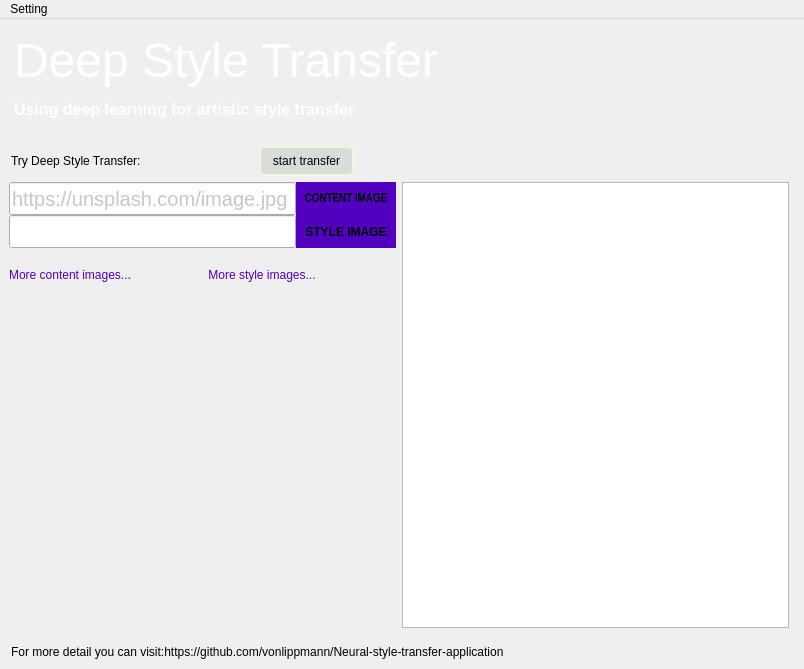
<?xml version="1.0" encoding="UTF-8"?>
<ui version="4.0">
 <class>MainWindow</class>
 <widget class="QMainWindow" name="MainWindow">
  <property name="enabled">
   <bool>true</bool>
  </property>
  <property name="geometry">
   <rect>
    <x>0</x>
    <y>0</y>
    <width>804</width>
    <height>669</height>
   </rect>
  </property>
  <property name="sizePolicy">
   <sizepolicy hsizetype="Maximum" vsizetype="Maximum">
    <horstretch>0</horstretch>
    <verstretch>0</verstretch>
   </sizepolicy>
  </property>
  <property name="windowTitle">
   <string>Deep Style Transfer</string>
  </property>
  <property name="autoFillBackground">
   <bool>false</bool>
  </property>
  <property name="styleSheet">
   <string notr="true"/>
  </property>
  <property name="inputMethodHints">
   <set>Qt::ImhNone</set>
  </property>
  <property name="dockNestingEnabled">
   <bool>false</bool>
  </property>
  <widget class="QWidget" name="centralwidget">
   <property name="autoFillBackground">
    <bool>false</bool>
   </property>
   <property name="styleSheet">
    <string notr="true">border-color: rgba(255, 255, 255, 0);</string>
   </property>
   <layout class="QHBoxLayout" name="horizontalLayout_3">
    <item>
     <layout class="QVBoxLayout" name="verticalLayout_4" stretch="0">
      <item>
       <layout class="QVBoxLayout" name="verticalLayout_3" stretch="4,1,16,0,0">
        <item>
         <widget class="QTextBrowser" name="textBrowser">
          <property name="sizePolicy">
           <sizepolicy hsizetype="Expanding" vsizetype="Fixed">
            <horstretch>0</horstretch>
            <verstretch>0</verstretch>
           </sizepolicy>
          </property>
          <property name="minimumSize">
           <size>
            <width>0</width>
            <height>90</height>
           </size>
          </property>
          <property name="maximumSize">
           <size>
            <width>16777215</width>
            <height>120</height>
           </size>
          </property>
          <property name="styleSheet">
           <string notr="true">background-color: rgba(255, 255, 255, 0);

border-image: url(:/backgroundpicture/background/1.jpg);</string>
          </property>
          <property name="verticalScrollBarPolicy">
           <enum>Qt::ScrollBarAlwaysOff</enum>
          </property>
          <property name="horizontalScrollBarPolicy">
           <enum>Qt::ScrollBarAlwaysOff</enum>
          </property>
          <property name="readOnly">
           <bool>true</bool>
          </property>
          <property name="html">
           <string>&lt;!DOCTYPE HTML PUBLIC &quot;-//W3C//DTD HTML 4.0//EN&quot; &quot;http://www.w3.org/TR/REC-html40/strict.dtd&quot;&gt;
&lt;html&gt;&lt;head&gt;&lt;meta name=&quot;qrichtext&quot; content=&quot;1&quot; /&gt;&lt;style type=&quot;text/css&quot;&gt;
p, li { white-space: pre-wrap; }
&lt;/style&gt;&lt;/head&gt;&lt;body style=&quot; font-family:'SimSun'; font-size:9pt; font-weight:400; font-style:normal;&quot;&gt;
&lt;p style=&quot; margin-top:12px; margin-bottom:12px; margin-left:0px; margin-right:0px; -qt-block-indent:0; text-indent:0px;&quot;&gt;&lt;span style=&quot; font-family:'Matura MT Script Capitals'; font-size:36pt; color:#ffffff;&quot;&gt;Deep Style Transfer&lt;/span&gt;&lt;/p&gt;
&lt;p style=&quot; margin-top:12px; margin-bottom:12px; margin-left:0px; margin-right:0px; -qt-block-indent:0; text-indent:0px;&quot;&gt;&lt;span style=&quot; font-family:'Arial Rounded MT Bold'; font-size:12pt; font-weight:600; color:#ffffff;&quot;&gt;Using deep learning for artistic style transfer&lt;/span&gt;&lt;/p&gt;&lt;/body&gt;&lt;/html&gt;</string>
          </property>
         </widget>
        </item>
        <item>
         <layout class="QHBoxLayout" name="horizontalLayout_5" stretch="0,0,0">
          <property name="spacing">
           <number>0</number>
          </property>
          <property name="sizeConstraint">
           <enum>QLayout::SetNoConstraint</enum>
          </property>
          <property name="topMargin">
           <number>0</number>
          </property>
          <property name="bottomMargin">
           <number>0</number>
          </property>
          <item>
           <widget class="QLineEdit" name="lineEdit_3">
            <property name="minimumSize">
             <size>
              <width>250</width>
              <height>0</height>
             </size>
            </property>
            <property name="styleSheet">
             <string notr="true">border-style: none;
background-color: rgba(255, 255, 255, 0);
color: rgb(0, 0, 0);
font: 14pt &quot;Arial Rounded MT Bold&quot;;</string>
            </property>
            <property name="text">
             <string>Try Deep Style Transfer:</string>
            </property>
            <property name="readOnly">
             <bool>true</bool>
            </property>
           </widget>
          </item>
          <item>
           <widget class="QPushButton" name="pushButton_3">
            <property name="minimumSize">
             <size>
              <width>95</width>
              <height>30</height>
             </size>
            </property>
            <property name="maximumSize">
             <size>
              <width>30</width>
              <height>30</height>
             </size>
            </property>
            <property name="cursor">
             <cursorShape>PointingHandCursor</cursorShape>
            </property>
            <property name="styleSheet">
             <string notr="true">QPushButton{border-style:outside;
border:2px solid;
border-radius:5px;
border-width:2px;
font:12px;
border-color:beige;
background-color: rgb(216, 221, 217);}
QPushButton:pressed {
    margin:2px;

}
</string>
            </property>
            <property name="text">
             <string>start transfer</string>
            </property>
           </widget>
          </item>
          <item>
           <spacer name="horizontalSpacer_3">
            <property name="orientation">
             <enum>Qt::Horizontal</enum>
            </property>
            <property name="sizeType">
             <enum>QSizePolicy::Preferred</enum>
            </property>
            <property name="sizeHint" stdset="0">
             <size>
              <width>540</width>
              <height>20</height>
             </size>
            </property>
           </spacer>
          </item>
         </layout>
        </item>
        <item>
         <layout class="QVBoxLayout" name="verticalLayout_2" stretch="2">
          <item>
           <layout class="QHBoxLayout" name="horizontalLayout_2" stretch="10,10,0">
            <item>
             <layout class="QVBoxLayout" name="verticalLayout" stretch="3,1,12">
              <property name="spacing">
               <number>0</number>
              </property>
              <item>
               <layout class="QGridLayout" name="gridLayout_3">
                <property name="spacing">
                 <number>0</number>
                </property>
                <item row="1" column="0">
                 <widget class="QLineEdit" name="lineEdit_2">
                  <property name="minimumSize">
                   <size>
                    <width>0</width>
                    <height>0</height>
                   </size>
                  </property>
                  <property name="maximumSize">
                   <size>
                    <width>16777215</width>
                    <height>60</height>
                   </size>
                  </property>
                  <property name="styleSheet">
                   <string notr="true">text-align: right;
color: rgb(144, 144, 144);
font-size:20px;</string>
                  </property>
                  <property name="text">
                   <string/>
                  </property>
                 </widget>
                </item>
                <item row="1" column="2">
                 <widget class="QPushButton" name="pushButton">
                  <property name="sizePolicy">
                   <sizepolicy hsizetype="Expanding" vsizetype="Expanding">
                    <horstretch>0</horstretch>
                    <verstretch>0</verstretch>
                   </sizepolicy>
                  </property>
                  <property name="minimumSize">
                   <size>
                    <width>0</width>
                    <height>0</height>
                   </size>
                  </property>
                  <property name="maximumSize">
                   <size>
                    <width>100</width>
                    <height>40</height>
                   </size>
                  </property>
                  <property name="sizeIncrement">
                   <size>
                    <width>1</width>
                    <height>1</height>
                   </size>
                  </property>
                  <property name="cursor">
                   <cursorShape>PointingHandCursor</cursorShape>
                  </property>
                  <property name="styleSheet">
                   <string notr="true">QPushButton{
background-color: rgb(80, 0, 190);
font: 75 9pt &quot;Arial Narrow&quot;;
font-weight:600;
color:&quot;white&quot;;
border:1px solid;
border-color:rgb(80,0,190);
}
QPushButton:hover{background-color:&quot;white&quot; ;color:&quot;black&quot;;border-color:rgb(80,0,190)}
</string>
                  </property>
                  <property name="text">
                   <string>STYLE IMAGE</string>
                  </property>
                 </widget>
                </item>
                <item row="2" column="0">
                 <spacer name="verticalSpacer">
                  <property name="orientation">
                   <enum>Qt::Vertical</enum>
                  </property>
                  <property name="sizeType">
                   <enum>QSizePolicy::Maximum</enum>
                  </property>
                  <property name="sizeHint" stdset="0">
                   <size>
                    <width>20</width>
                    <height>20</height>
                   </size>
                  </property>
                 </spacer>
                </item>
                <item row="0" column="0">
                 <widget class="QLineEdit" name="lineEdit">
                  <property name="minimumSize">
                   <size>
                    <width>0</width>
                    <height>0</height>
                   </size>
                  </property>
                  <property name="maximumSize">
                   <size>
                    <width>16777215</width>
                    <height>60</height>
                   </size>
                  </property>
                  <property name="styleSheet">
                   <string notr="true">text-align: right;
color: rgb(144, 144, 144);
font-size:20px;</string>
                  </property>
                  <property name="text">
                   <string/>
                  </property>
                  <property name="placeholderText">
                   <string>https://unsplash.com/image.jpg</string>
                  </property>
                 </widget>
                </item>
                <item row="0" column="1" colspan="2">
                 <widget class="QPushButton" name="pushButton_2">
                  <property name="sizePolicy">
                   <sizepolicy hsizetype="Expanding" vsizetype="Expanding">
                    <horstretch>0</horstretch>
                    <verstretch>0</verstretch>
                   </sizepolicy>
                  </property>
                  <property name="maximumSize">
                   <size>
                    <width>100</width>
                    <height>40</height>
                   </size>
                  </property>
                  <property name="sizeIncrement">
                   <size>
                    <width>1</width>
                    <height>1</height>
                   </size>
                  </property>
                  <property name="baseSize">
                   <size>
                    <width>0</width>
                    <height>0</height>
                   </size>
                  </property>
                  <property name="font">
                   <font>
                    <family>Arial Narrow</family>
                    <pointsize>9</pointsize>
                    <weight>75</weight>
                    <italic>false</italic>
                    <bold>true</bold>
                   </font>
                  </property>
                  <property name="cursor">
                   <cursorShape>PointingHandCursor</cursorShape>
                  </property>
                  <property name="mouseTracking">
                   <bool>true</bool>
                  </property>
                  <property name="styleSheet">
                   <string notr="true">QPushButton{
background-color: rgb(80, 0, 190);
font: 75 9pt &quot;Arial Narrow&quot;;
font-weight:600;
color:&quot;white&quot;;
border:1px solid;
border-color:rgb(80,0,190);
}
QPushButton:hover{background-color:&quot;white&quot; ;color:&quot;black&quot;;border-color:rgb(80,0,190)}</string>
                  </property>
                  <property name="text">
                   <string>CONTENT IMAGE</string>
                  </property>
                 </widget>
                </item>
               </layout>
              </item>
              <item>
               <layout class="QHBoxLayout" name="horizontalLayout" stretch="0,0,0">
                <property name="spacing">
                 <number>0</number>
                </property>
                <property name="sizeConstraint">
                 <enum>QLayout::SetDefaultConstraint</enum>
                </property>
                <item alignment="Qt::AlignLeft">
                 <widget class="QPushButton" name="pushButton_8">
                  <property name="maximumSize">
                   <size>
                    <width>200</width>
                    <height>16777215</height>
                   </size>
                  </property>
                  <property name="cursor">
                   <cursorShape>PointingHandCursor</cursorShape>
                  </property>
                  <property name="styleSheet">
                   <string notr="true">QPushButton
{
border-style: none;
background-color: rgba(255, 255, 255, 0);
color: rgb(80, 0, 190);
font: 12pt &quot;Arial Rounded MT Bold&quot;;
}
QPushButton:hover{
text-decoration:underline;}</string>
                  </property>
                  <property name="text">
                   <string>More content images...</string>
                  </property>
                 </widget>
                </item>
                <item>
                 <spacer name="horizontalSpacer">
                  <property name="orientation">
                   <enum>Qt::Horizontal</enum>
                  </property>
                  <property name="sizeType">
                   <enum>QSizePolicy::Maximum</enum>
                  </property>
                  <property name="sizeHint" stdset="0">
                   <size>
                    <width>10</width>
                    <height>10</height>
                   </size>
                  </property>
                 </spacer>
                </item>
                <item alignment="Qt::AlignLeft">
                 <widget class="QPushButton" name="pushButton_9">
                  <property name="maximumSize">
                   <size>
                    <width>200</width>
                    <height>16777215</height>
                   </size>
                  </property>
                  <property name="cursor">
                   <cursorShape>PointingHandCursor</cursorShape>
                  </property>
                  <property name="styleSheet">
                   <string notr="true">QPushButton
{
border-style: none;
background-color: rgba(255, 255, 255, 0);
color: rgb(80, 0, 190);
font: 12pt &quot;Arial Rounded MT Bold&quot;;
}
QPushButton:hover{
text-decoration:underline;}</string>
                  </property>
                  <property name="text">
                   <string>More style images...</string>
                  </property>
                 </widget>
                </item>
               </layout>
              </item>
              <item>
               <layout class="QGridLayout" name="gridLayout">
                <property name="sizeConstraint">
                 <enum>QLayout::SetNoConstraint</enum>
                </property>
                <property name="leftMargin">
                 <number>0</number>
                </property>
                <property name="topMargin">
                 <number>0</number>
                </property>
                <property name="spacing">
                 <number>10</number>
                </property>
                <item row="0" column="1">
                 <spacer name="verticalSpacer_2">
                  <property name="orientation">
                   <enum>Qt::Vertical</enum>
                  </property>
                  <property name="sizeType">
                   <enum>QSizePolicy::Maximum</enum>
                  </property>
                  <property name="sizeHint" stdset="0">
                   <size>
                    <width>20</width>
                    <height>5</height>
                   </size>
                  </property>
                 </spacer>
                </item>
                <item row="1" column="0">
                 <widget class="QLabel" name="label">
                  <property name="cursor">
                   <cursorShape>PointingHandCursor</cursorShape>
                  </property>
                  <property name="styleSheet">
                   <string notr="true">
QLabel{
border-image: url(:/backgroundpicture/background/3.jpeg);

}
</string>
                  </property>
                  <property name="text">
                   <string/>
                  </property>
                 </widget>
                </item>
                <item row="1" column="1">
                 <widget class="QLabel" name="label_2">
                  <property name="cursor">
                   <cursorShape>PointingHandCursor</cursorShape>
                  </property>
                  <property name="styleSheet">
                   <string notr="true">QLabel{
border-image: url(:/style/style_image/oily_mcoilface.jpg);}
</string>
                  </property>
                  <property name="text">
                   <string/>
                  </property>
                 </widget>
                </item>
                <item row="2" column="0">
                 <widget class="QLabel" name="label_3">
                  <property name="cursor">
                   <cursorShape>PointingHandCursor</cursorShape>
                  </property>
                  <property name="styleSheet">
                   <string notr="true">QLabel{
border-image: url(:/content/content_image/lion.jpg);}
</string>
                  </property>
                  <property name="text">
                   <string/>
                  </property>
                 </widget>
                </item>
                <item row="2" column="1">
                 <widget class="QLabel" name="label_4">
                  <property name="cursor">
                   <cursorShape>PointingHandCursor</cursorShape>
                  </property>
                  <property name="styleSheet">
                   <string notr="true">QLabel{

border-image: url(:/style/style_image/oil_crop.jpg);}
</string>
                  </property>
                  <property name="text">
                   <string/>
                  </property>
                 </widget>
                </item>
               </layout>
              </item>
             </layout>
            </item>
            <item>
             <widget class="QGraphicsView" name="graphicsView">
              <property name="minimumSize">
               <size>
                <width>300</width>
                <height>300</height>
               </size>
              </property>
              <property name="maximumSize">
               <size>
                <width>2000</width>
                <height>2000</height>
               </size>
              </property>
              <property name="cursor" stdset="0">
               <cursorShape>ArrowCursor</cursorShape>
              </property>
              <property name="styleSheet">
               <string notr="true">border-image: url(:/backgroundpicture/background/42_output.png);
font: 87 20pt &quot;Arial Black&quot;;
color: rgb(255, 255, 255);</string>
              </property>
             </widget>
            </item>
            <item>
             <widget class="QPushButton" name="pushButton_4">
              <property name="maximumSize">
               <size>
                <width>0</width>
                <height>0</height>
               </size>
              </property>
              <property name="cursor">
               <cursorShape>PointingHandCursor</cursorShape>
              </property>
              <property name="styleSheet">
               <string notr="true">QPushButton{border-image: url(:/button/icon/resizeApi.png);}
QPushButton:pressed{
    margin:2px;}</string>
              </property>
              <property name="text">
               <string/>
              </property>
             </widget>
            </item>
           </layout>
          </item>
         </layout>
        </item>
        <item>
         <spacer name="verticalSpacer_3">
          <property name="orientation">
           <enum>Qt::Vertical</enum>
          </property>
          <property name="sizeHint" stdset="0">
           <size>
            <width>20</width>
            <height>10</height>
           </size>
          </property>
         </spacer>
        </item>
        <item>
         <widget class="QLineEdit" name="lineEdit_4">
          <property name="styleSheet">
           <string notr="true">border:None;
background-color: rgba(255, 255, 255, 0);</string>
          </property>
          <property name="text">
           <string>For more detail you can visit:https://github.com/vonlippmann/Neural-style-transfer-application</string>
          </property>
         </widget>
        </item>
       </layout>
      </item>
     </layout>
    </item>
   </layout>
  </widget>
  <widget class="QMenuBar" name="menubar">
   <property name="geometry">
    <rect>
     <x>0</x>
     <y>0</y>
     <width>804</width>
     <height>23</height>
    </rect>
   </property>
   <widget class="QMenu" name="menusetings">
    <property name="title">
     <string>Setting</string>
    </property>
    <addaction name="actionparameters"/>
    <addaction name="actioncurrent_settings"/>
    <addaction name="actionsave"/>
   </widget>
   <addaction name="menusetings"/>
  </widget>
  <action name="actionparameters">
   <property name="text">
    <string>parameters</string>
   </property>
   <property name="iconVisibleInMenu">
    <bool>true</bool>
   </property>
  </action>
  <action name="actionsave">
   <property name="text">
    <string>save</string>
   </property>
   <property name="iconVisibleInMenu">
    <bool>true</bool>
   </property>
  </action>
  <action name="actioncurrent_settings">
   <property name="text">
    <string>current settings</string>
   </property>
   <property name="iconVisibleInMenu">
    <bool>true</bool>
   </property>
  </action>
 </widget>
 <tabstops>
  <tabstop>pushButton_2</tabstop>
  <tabstop>pushButton</tabstop>
  <tabstop>graphicsView</tabstop>
  <tabstop>textBrowser</tabstop>
 </tabstops>
 <resources>
  <include location="picture.qrc"/>
 </resources>
 <connections/>
</ui>
